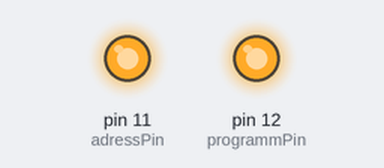
Simulated run of this sketch. Board: Arduino Uno, built with avr-gcc and run on an emulated ATmega328P. Shown: output pins drawn as LEDs (lit = HIGH). Pins used as bus, display or sensor lines are not drawn.

Above: at 0.1 s.
At 5.1 s:
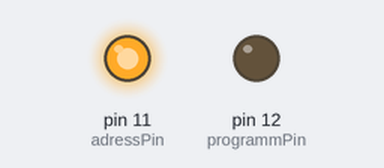
At 39.6 s:
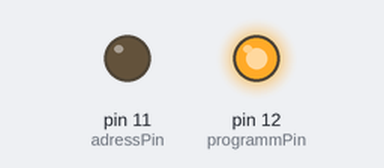
Timing chart, 0 to 40.0 s (numbered marks = the images above):
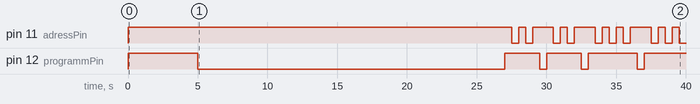

Measured:
- by itself, pin 11 (adressPin): LOW → HIGH at 0.00 s, → LOW 27.5 s later, → HIGH 0.50 s later, → LOW 0.50 s later, … (20 changes in this stretch)
- by itself, pin 12 (programmPin): LOW → HIGH at 0.00 s, → LOW 5.0 s later, → HIGH 22.0 s later, → LOW 2.5 s later, … (9 changes in this stretch)

The sketch:

Conrad_Using_and_Understanding_simple_running_Light.ino
```cpp
// Andreas Muench
/*
*This Project is based on the Conrad Learning Nr 19 22 86
*Microcontroller understanding and using
*I always had some trouble programming the Controller only with the button
*In this project an arduino is used to programm the controler
*This is the example from number 10 "TPS Grundbefehle"
*It is a simple running light
*/
const int resetPin =  13;// the number of the LED pin
const int programmPin =  12;
const int adressPin =  11;

int i = 0;

unsigned long previousMillis = 0;

const long interval = 10000;

void setup() {
  // set the digital pin as output:
  pinMode(resetPin, OUTPUT);
  pinMode(programmPin, OUTPUT);
  pinMode(adressPin, OUTPUT);
}

void pressPin(int buttonNumber){
  delay(500);
  digitalWrite(buttonNumber, LOW);

  delay(500);
  digitalWrite(buttonNumber, HIGH);
  }

void programm(int number){
  for(i = 0; i < number; i++){

  pressPin(adressPin);

}

  pressPin(programmPin);
  }

void loop() {

  digitalWrite(resetPin, HIGH);
  digitalWrite(programmPin, HIGH);
  digitalWrite(adressPin, HIGH);

  delay(5000);

  digitalWrite(programmPin, LOW);

  delay(2000);

  digitalWrite(resetPin, LOW);

  delay(15000);

  digitalWrite(resetPin, HIGH);
  delay(5000);
  digitalWrite(programmPin, HIGH);

//11
  programm(2);
  programm(2);
//28
  programm(3);
  programm(9);
//12
  programm(2);
  programm(3);
//28
  programm(3);
  programm(9);
//14
  programm(2);
  programm(5);
//28
  programm(3);
  programm(9);
//18
  programm(2);
  programm(9);
//28
  programm(3);
  programm(9);
//38
  programm(4);
  programm(9);

  pressPin(resetPin);
 while(1){}
}
```
